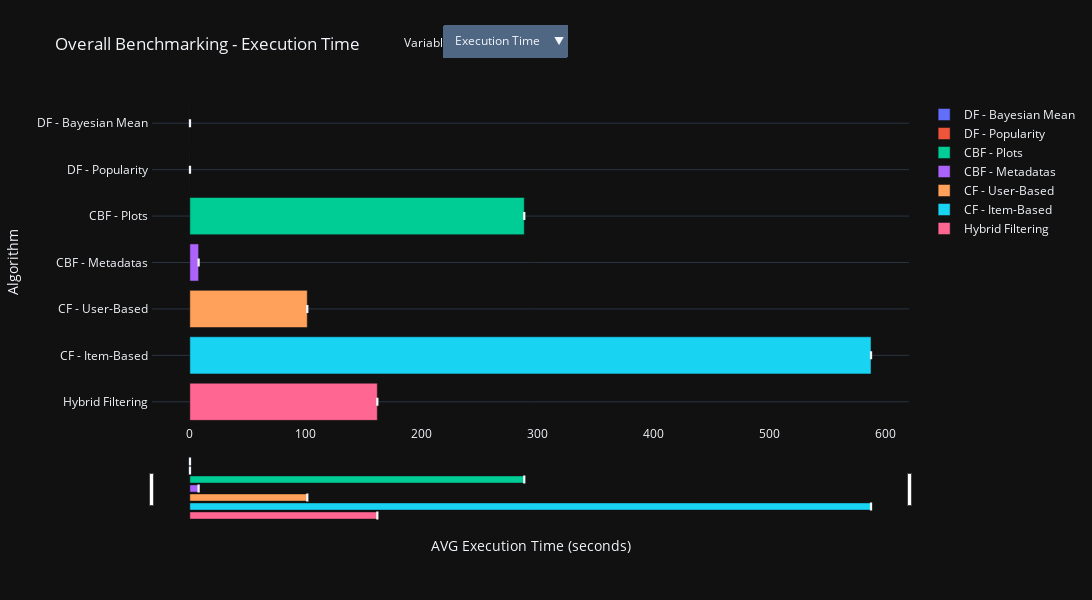

The notebook cell this image was saved under:
### Code cell
# ---- Figure ----
fig = go.Figure(data=grouped_all_traces)

fig.update_layout(
    title_text='Overall Benchmarking - Execution Time'
    , barmode='group'               # 'group': bars side-by-side; 'stack': bars stacked
    , template='plotly_dark'        # ["plotly", "plotly_white", "plotly_dark", "ggplot2", "seaborn", "simple_white", "none"]
    , legend=dict(orientation='v')  # 'h': horizontal; 'v': vertical
    , xaxis=dict(rangeslider=dict(visible=True), type='linear')
    , width=1250
    , height=600
    , autosize=True
)

fig.update_layout(
    updatemenus=[
        dict(
            active=0
            , x=0.55
            , y=1.23
            , buttons=list([
                dict(
                    args=[
                        { 'visible': [True] * len(grouped_execution_time_traces)
                             + [False] * len(grouped_cpu_usage_traces)
                             + [False] * len(grouped_ram_usage_traces) }
                        , { 'title': 'Overall Benchmarking - Execution Time' }
                        , { 'xaxis.title.text': 'AVG Execution Time (seconds)' }
                    ]
                    , label='Execution Time'
                    , method='update'
                )
                , dict(
                    args=[
                        { 'visible': [False] * len(grouped_execution_time_traces)
                             + [True] * len(grouped_cpu_usage_traces)
                             + [False] * len(grouped_ram_usage_traces) }
                        , { 'title': 'Overall Benchmarking - AVG CPU Usage (%)' }
                        , { 'xaxis.title.text': 'AVG CPU Usage' }
                    ]
                    , label='CPU Usage'
                    , method='update'
                )
                , dict(
                    args=[
                        { 'visible': [False] * len(grouped_execution_time_traces)
                             + [False] * len(grouped_cpu_usage_traces)
                             + [True] * len(grouped_ram_usage_traces) }
                        , { 'title': 'Overall Benchmarking - AVG RAM Usage (%)' }
                        , { 'xaxis.title.text': 'AVG RAM Usage' }
                    ]
                    , label='RAM Usage'
                    , method='update'
                )
            ])
        )
    ]
)

fig.update_layout(annotations=[dict(text='Variable:', x=0.33, xref='paper', y=1.21, yref='paper', showarrow=False)])
fig.update_yaxes(title='Algorithm', type='category', categoryarray=grouped_benchmark_df.index.to_list()[::-1], ticksuffix='\t', showgrid=True)
fig.update_xaxes(title='AVG Execution Time (seconds)')

fig.show()

### Figure 1 — Plotly figure (JSON) as saved in the notebook; plotly's stock layout.template omitted (floating-point values rounded to 4 significant figures)
{"data": [{"error_x": {"array": [0.1134, 0.1125, 311.7, 9.423, 103.6, 605.7, 164.9], "arrayminus": [0.1097, 0.1095, 288.6, 7.558, 101.3, 587.8, 161.8], "symmetric": false, "type": "data"}, "name": "DF - Bayesian Mean", "orientation": "h", "type": "bar", "visible": true, "x": [0.1097], "y": ["DF - Bayesian Mean"]}, {"error_x": {"array": [0.1134, 0.1125, 311.7, 9.423, 103.6, 605.7, 164.9], "arrayminus": [0.1097, 0.1095, 288.6, 7.558, 101.3, 587.8, 161.8], "symmetric": false, "type": "data"}, "name": "DF - Popularity", "orientation": "h", "type": "bar", "visible": true, "x": [0.1095], "y": ["DF - Popularity"]}, {"error_x": {"array": [0.1134, 0.1125, 311.7, 9.423, 103.6, 605.7, 164.9], "arrayminus": [0.1097, 0.1095, 288.6, 7.558, 101.3, 587.8, 161.8], "symmetric": false, "type": "data"}, "name": "CBF - Plots", "orientation": "h", "type": "bar", "visible": true, "x": [288.6], "y": ["CBF - Plots"]}, {"error_x": {"array": [0.1134, 0.1125, 311.7, 9.423, 103.6, 605.7, 164.9], "arrayminus": [0.1097, 0.1095, 288.6, 7.558, 101.3, 587.8, 161.8], "symmetric": false, "type": "data"}, "name": "CBF - Metadatas", "orientation": "h", "type": "bar", "visible": true, "x": [7.558], "y": ["CBF - Metadatas"]}, {"error_x": {"array": [0.1134, 0.1125, 311.7, 9.423, 103.6, 605.7, 164.9], "arrayminus": [0.1097, 0.1095, 288.6, 7.558, 101.3, 587.8, 161.8], "symmetric": false, "type": "data"}, "name": "CF - User-Based", "orientation": "h", "type": "bar", "visible": true, "x": [101.3], "y": ["CF - User-Based"]}, {"error_x": {"array": [0.1134, 0.1125, 311.7, 9.423, 103.6, 605.7, 164.9], "arrayminus": [0.1097, 0.1095, 288.6, 7.558, 101.3, 587.8, 161.8], "symmetric": false, "type": "data"}, "name": "CF - Item-Based", "orientation": "h", "type": "bar", "visible": true, "x": [587.8], "y": ["CF - Item-Based"]}, {"error_x": {"array": [0.1134, 0.1125, 311.7, 9.423, 103.6, 605.7, 164.9], "arrayminus": [0.1097, 0.1095, 288.6, 7.558, 101.3, 587.8, 161.8], "symmetric": false, "type": "data"}, "name": "Hybrid Filtering", "orientation": "h", "type": "bar", "visible": true, "x": [161.8], "y": ["Hybrid Filtering"]}, {"error_x": {"array": [1.107, 1.629, 12.44, 12.26, 12.42, 12.48, 12.52], "arrayminus": [0.3563, 0.7112, 12.38, 11.87, 12.36, 12.45, 12.43], "symmetric": false, "type": "data"}, "name": "DF - Bayesian Mean", "orientation": "h", "type": "bar", "visible": false, "x": [0.3563], "y": ["DF - Bayesian Mean"]}, {"error_x": {"array": [1.107, 1.629, 12.44, 12.26, 12.42, 12.48, 12.52], "arrayminus": [0.3563, 0.7112, 12.38, 11.87, 12.36, 12.45, 12.43], "symmetric": false, "type": "data"}, "name": "DF - Popularity", "orientation": "h", "type": "bar", "visible": false, "x": [0.7112], "y": ["DF - Popularity"]}, {"error_x": {"array": [1.107, 1.629, 12.44, 12.26, 12.42, 12.48, 12.52], "arrayminus": [0.3563, 0.7112, 12.38, 11.87, 12.36, 12.45, 12.43], "symmetric": false, "type": "data"}, "name": "CBF - Plots", "orientation": "h", "type": "bar", "visible": false, "x": [12.38], "y": ["CBF - Plots"]}, {"error_x": {"array": [1.107, 1.629, 12.44, 12.26, 12.42, 12.48, 12.52], "arrayminus": [0.3563, 0.7112, 12.38, 11.87, 12.36, 12.45, 12.43], "symmetric": false, "type": "data"}, "name": "CBF - Metadatas", "orientation": "h", "type": "bar", "visible": false, "x": [11.87], "y": ["CBF - Metadatas"]}, {"error_x": {"array": [1.107, 1.629, 12.44, 12.26, 12.42, 12.48, 12.52], "arrayminus": [0.3563, 0.7112, 12.38, 11.87, 12.36, 12.45, 12.43], "symmetric": false, "type": "data"}, "name": "CF - User-Based", "orientation": "h", "type": "bar", "visible": false, "x": [12.36], "y": ["CF - User-Based"]}, {"error_x": {"array": [1.107, 1.629, 12.44, 12.26, 12.42, 12.48, 12.52], "arrayminus": [0.3563, 0.7112, 12.38, 11.87, 12.36, 12.45, 12.43], "symmetric": false, "type": "data"}, "name": "CF - Item-Based", "orientation": "h", "type": "bar", "visible": false, "x": [12.45], "y": ["CF - Item-Based"]}, {"error_x": {"array": [1.107, 1.629, 12.44, 12.26, 12.42, 12.48, 12.52], "arrayminus": [0.3563, 0.7112, 12.38, 11.87, 12.36, 12.45, 12.43], "symmetric": false, "type": "data"}, "name": "Hybrid Filtering", "orientation": "h", "type": "bar", "visible": false, "x": [12.43], "y": ["Hybrid Filtering"]}, {"error_x": {"array": [0.7664, 0.7695, 4.053, 21.35, 1.511, 2.527, 37.57], "arrayminus": [0.7663, 0.7695, 3.812, 19.1, 1.489, 2.22, 34.23], "symmetric": false, "type": "data"}, "name": "DF - Bayesian Mean", "orientation": "h", "type": "bar", "visible": false, "x": [0.7663], "y": ["DF - Bayesian Mean"]}, {"error_x": {"array": [0.7664, 0.7695, 4.053, 21.35, 1.511, 2.527, 37.57], "arrayminus": [0.7663, 0.7695, 3.812, 19.1, 1.489, 2.22, 34.23], "symmetric": false, "type": "data"}, "name": "DF - Popularity", "orientation": "h", "type": "bar", "visible": false, "x": [0.7695], "y": ["DF - Popularity"]}, {"error_x": {"array": [0.7664, 0.7695, 4.053, 21.35, 1.511, 2.527, 37.57], "arrayminus": [0.7663, 0.7695, 3.812, 19.1, 1.489, 2.22, 34.23], "symmetric": false, "type": "data"}, "name": "CBF - Plots", "orientation": "h", "type": "bar", "visible": false, "x": [3.812], "y": ["CBF - Plots"]}, {"error_x": {"array": [0.7664, 0.7695, 4.053, 21.35, 1.511, 2.527, 37.57], "arrayminus": [0.7663, 0.7695, 3.812, 19.1, 1.489, 2.22, 34.23], "symmetric": false, "type": "data"}, "name": "CBF - Metadatas", "orientation": "h", "type": "bar", "visible": false, "x": [19.1], "y": ["CBF - Metadatas"]}, {"error_x": {"array": [0.7664, 0.7695, 4.053, 21.35, 1.511, 2.527, 37.57], "arrayminus": [0.7663, 0.7695, 3.812, 19.1, 1.489, 2.22, 34.23], "symmetric": false, "type": "data"}, "name": "CF - User-Based", "orientation": "h", "type": "bar", "visible": false, "x": [1.489], "y": ["CF - User-Based"]}, {"error_x": {"array": [0.7664, 0.7695, 4.053, 21.35, 1.511, 2.527, 37.57], "arrayminus": [0.7663, 0.7695, 3.812, 19.1, 1.489, 2.22, 34.23], "symmetric": false, "type": "data"}, "name": "CF - Item-Based", "orientation": "h", "type": "bar", "visible": false, "x": [2.22], "y": ["CF - Item-Based"]}, {"error_x": {"array": [0.7664, 0.7695, 4.053, 21.35, 1.511, 2.527, 37.57], "arrayminus": [0.7663, 0.7695, 3.812, 19.1, 1.489, 2.22, 34.23], "symmetric": false, "type": "data"}, "name": "Hybrid Filtering", "orientation": "h", "type": "bar", "visible": false, "x": [34.23], "y": ["Hybrid Filtering"]}], "layout": {"annotations": [{"showarrow": false, "text": "Variable:", "x": 0.33, "xref": "paper", "y": 1.21, "yref": "paper"}], "autosize": true, "barmode": "group", "height": 600, "legend": {"orientation": "v"}, "title": {"text": "Overall Benchmarking - Execution Time"}, "updatemenus": [{"active": 0, "buttons": [{"args": [{"visible": [true, true, true, true, true, true, true, false, false, false, false, false, false, false, false, false, false, false, false, false, false]}, {"title": "Overall Benchmarking - Execution Time"}, {"xaxis.title.text": "AVG Execution Time (seconds)"}], "label": "Execution Time", "method": "update"}, {"args": [{"visible": [false, false, false, false, false, false, false, true, true, true, true, true, true, true, false, false, false, false, false, false, false]}, {"title": "Overall Benchmarking - AVG CPU Usage (%)"}, {"xaxis.title.text": "AVG CPU Usage"}], "label": "CPU Usage", "method": "update"}, {"args": [{"visible": [false, false, false, false, false, false, false, false, false, false, false, false, false, false, true, true, true, true, true, true, true]}, {"title": "Overall Benchmarking - AVG RAM Usage (%)"}, {"xaxis.title.text": "AVG RAM Usage"}], "label": "RAM Usage", "method": "update"}], "x": 0.55, "y": 1.23}], "width": 1250, "xaxis": {"autorange": true, "range": [-32.66, 620.6], "rangeslider": {"autorange": true, "range": [-32.66, 620.6], "visible": true, "yaxis": {"_template": null, "rangemode": "match"}}, "title": {"text": "AVG Execution Time (seconds)"}, "type": "linear"}, "yaxis": {"autorange": true, "categoryarray": ["Hybrid Filtering", "CF - Item-Based", "CF - User-Based", "CBF - Metadatas", "CBF - Plots", "DF - Popularity", "DF - Bayesian Mean"], "range": [-0.5, 6.5], "showgrid": true, "ticksuffix": "\t", "title": {"text": "Algorithm"}, "type": "category"}}}
